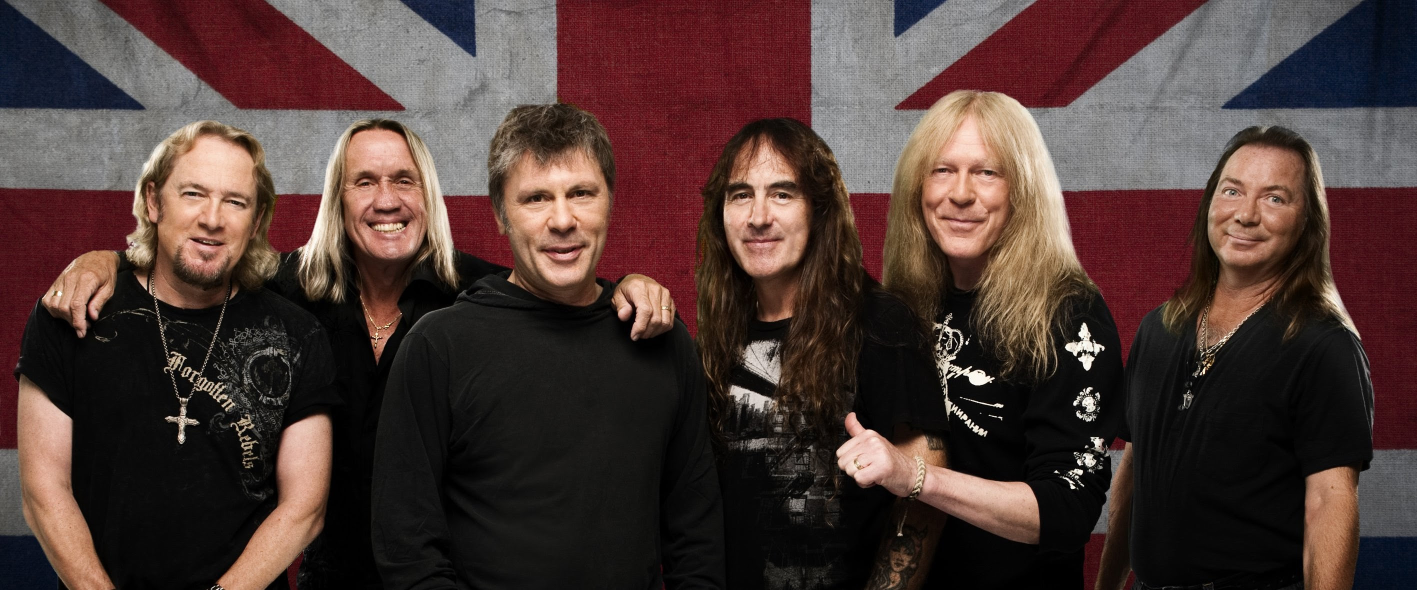
#> input picture unknown.jpg, 2833 x 1180 px, given in place of u, which was not available (shown at 1/2 size)
$ python -i face_detector_opencv.py   (imports and definitions only)
#> lines starting #> are read from the running program, lines starting #| are printed output that depends on the picture; after the words box and inside, x2 and y2 are one past the last pixel; in counts of white or black regions, pixels touching at a corner belong together; pictures that were not available may be replaced by others from this repository, and a replacement may not be noted
import cv2
from pathlib import Path


def recognize_faces_open_cv_frontal(paths0):
    # open-cv pre-trained face detection model
    # receives an array of images to be processed

#> called with paths0 = 'unknown.jpg'
    face_cascade = cv2.CascadeClassifier()
    # creates CascadeClassifier object and saves it on face_cascade

    face_cascade.load('haarcascade_frontalface_alt2.xml')
    # loads rules xml haarcascade_frontalface_alt2.xml into face_cascade

    for i, path in enumerate(paths0):
        print("Interation ", i)
        # image processing loop, takes an image address formed in the
        # main method and iterates through it

        string = path
        # obtains path from current iterator

        file_name = path[string.find("/") + 1:]
        # string slicer: finds / on path, gets its index adds one to it
        # slices the string from the index to the end and stores it in file_name
        # file_name will be used by the saving method bellow

        img = cv2.imread(path)
#> img is the input picture: shape (1180, 2833, 3); mean B, G, R 53.8, 57.6, 77.2
        # creates a cv2 image from current image and saves it on img object

        frame_gray = cv2.cvtColor(img, cv2.COLOR_BGR2GRAY)
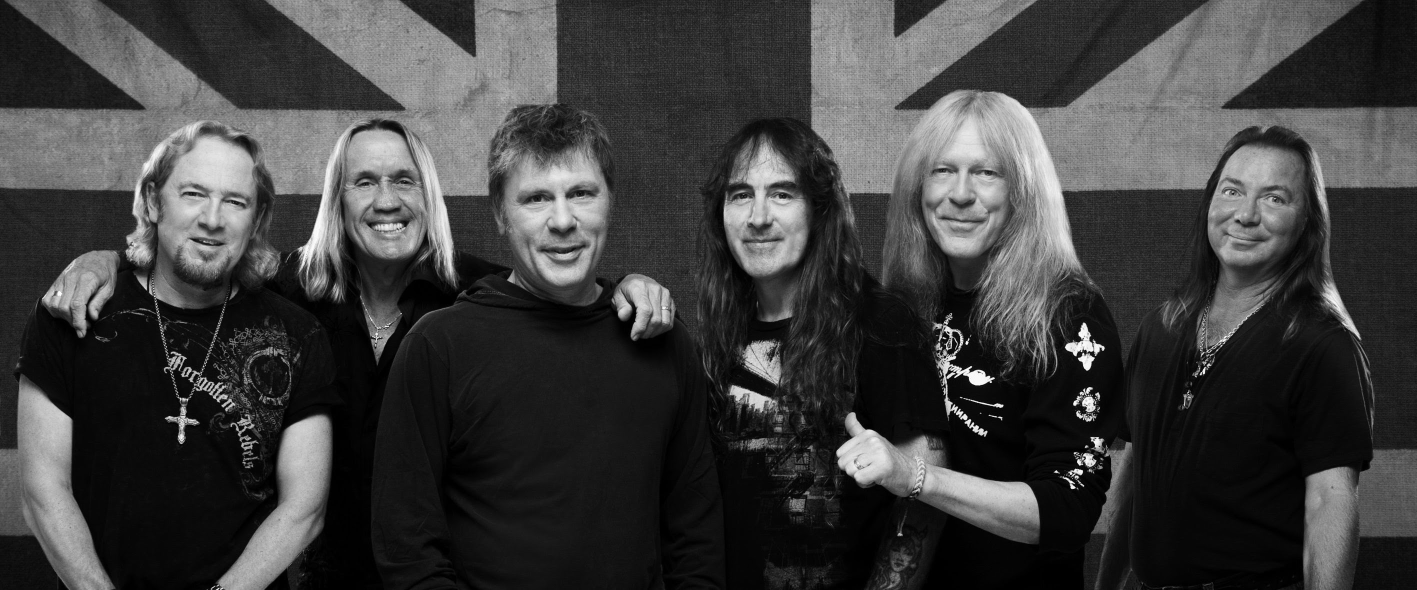
#> frame_gray: shape (1180, 2833) (shown at 1/2 size); min 0, max 255, mean 63
        # converts img to shades of gray and saves in frame_gray

        frame_gray = cv2.equalizeHist(frame_gray)
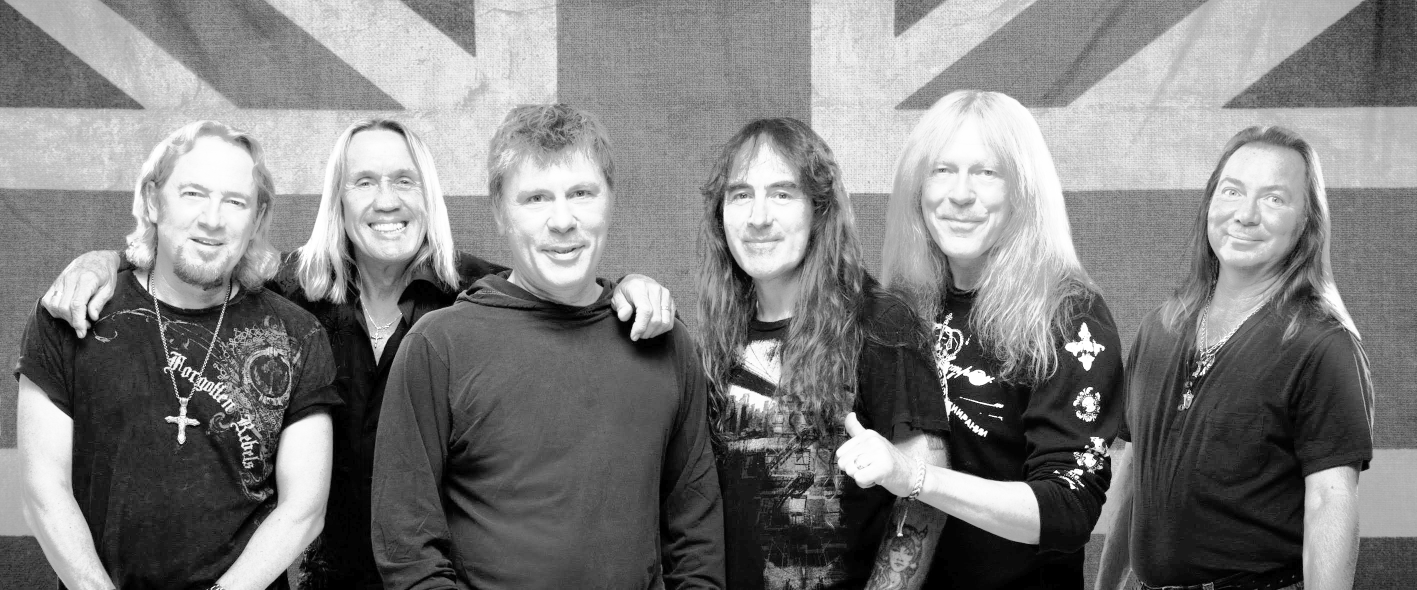
#> frame_gray: shape (1180, 2833) (shown at 1/2 size); min 0, max 255, mean 127.5
        # applies threshold for black/white to frame_gray

        try:
            faces = face_cascade.detectMultiScale(frame_gray, 1.04, 3)
#> faces = [[734, 663, 38, 38], [370, 148, 33, 33], [1772, 1085, 56, 56], [719, 593, 86, 86], [526, 1009, 94, 94], [1817, 260, 215, 215], [671, 285, 199, 199], [1415, 305, 218, 218], [2397, 304, 210, 210], [313, 307, 224, 224], [1000, 301, 244, 244]]
            # faces object receives face_cascade and executes detectMultiScale taking
            # frame_gray, a scale factor specifying how much the image size is reduced
            # and minNeighbors specifying how many neighbors each candidate rectangle should have to retain it

            with open("imagesM3Frontal/openCV/opencv.txt", "a") as file:
                # opens opencv.tx with value "a" for appending

                file.write(file_name + "\n" + str(len(faces)) + "\n")
                # writes current image's name and amount of detected faces

            for j, (x, y, w, h) in enumerate(faces):
                # loops through faces object setting bounding boxes for detected faces

                cv2.rectangle(img, (x, y), (x + w, y + h), (0, 255, 0), 2)
                # draws bounding boxes on image

                with open("imagesM3Frontal/openCV/opencv.txt", "a") as file:
                    file.write("(" + str(x) + ", " + str(y) + ", " + str(w) + ", " + str(h) + ")\n")
                    # writes bounding boxes coordinates on opencv.txt
                print(str(x) + " - " + str(y))
#> this loop made 11 passes
#| 734 - 663
#| 370 - 148
#| 1772 - 1085
#| 719 - 593
#| 526 - 1009
#| 1817 - 260
#| 671 - 285
#| 1415 - 305
#> (further printed lines are left out)
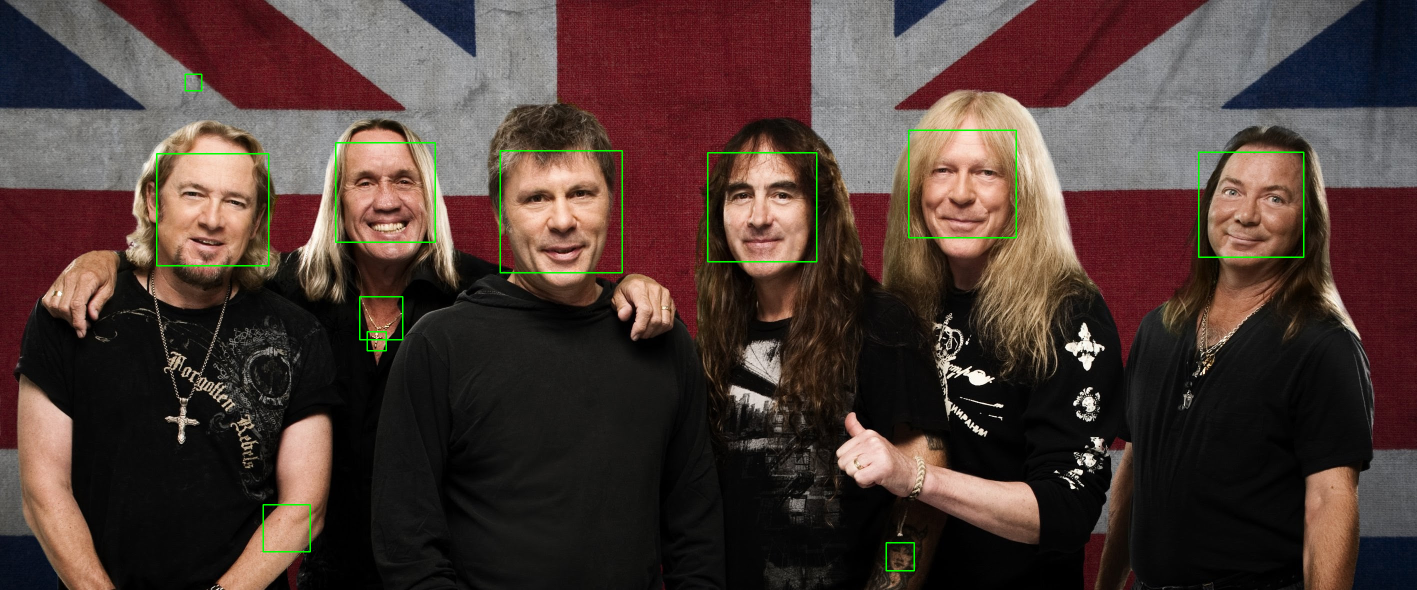
#> img: shape (1180, 2833, 3) (shown at 1/2 size); 0.58% of pixels changed, all inside (x1, y1, x2, y2) = (312, 147, 2609, 1143)

            with open("imagesM3Frontal/openCV/opencv.txt", "a") as file:
                file.write("\n")
                # writes a new image to opencv.txt for separating
                # the analysed images' bounding boxes

            save_image(file_name, img, 'frontal')
            # saves processed images with bounding boxes using filename

            print("\n")
        except:
            continue


# [137 lines left out: functions recognize_faces_open_cv_profile, recognize_faces_open_cv_default, not called in this run]


def save_image(image_name, image, type):
    # receives an image name and an image file and a type
    # saves the processed image on its appropriated path
    # according to the informed type
    # uses Path lib for solving multi OS / issue on directory tree

    if type == 'default':
        path = str(Path("imagesM3Default/openCV/") / image_name)
    elif type == 'frontal':
        path = str(Path("imagesM3Frontal/openCV/") / image_name)
    else:
        path = str(Path("imagesM3Profile/openCV/") / image_name)


    cv2.imwrite(path, image)
    # saves image on the informed path using cv2 lib

#> (the run stopped early here; a loop or call above may not have finished)
